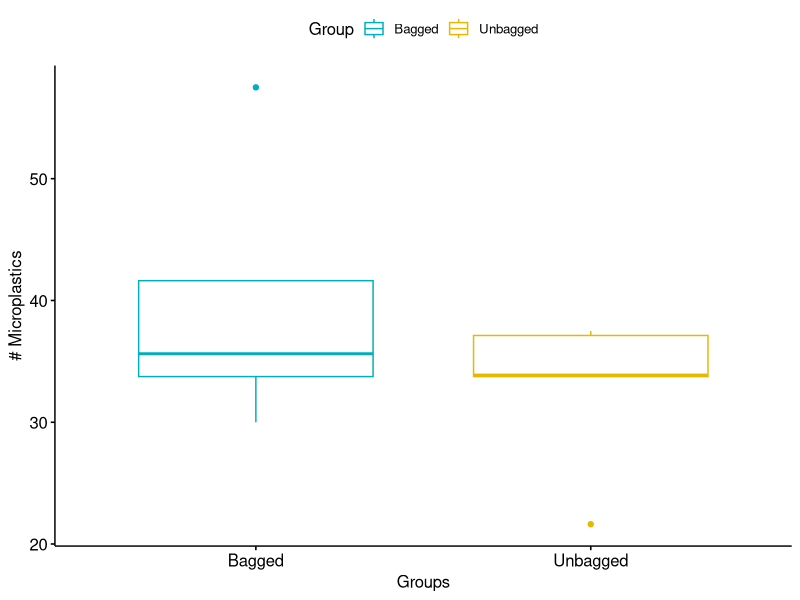
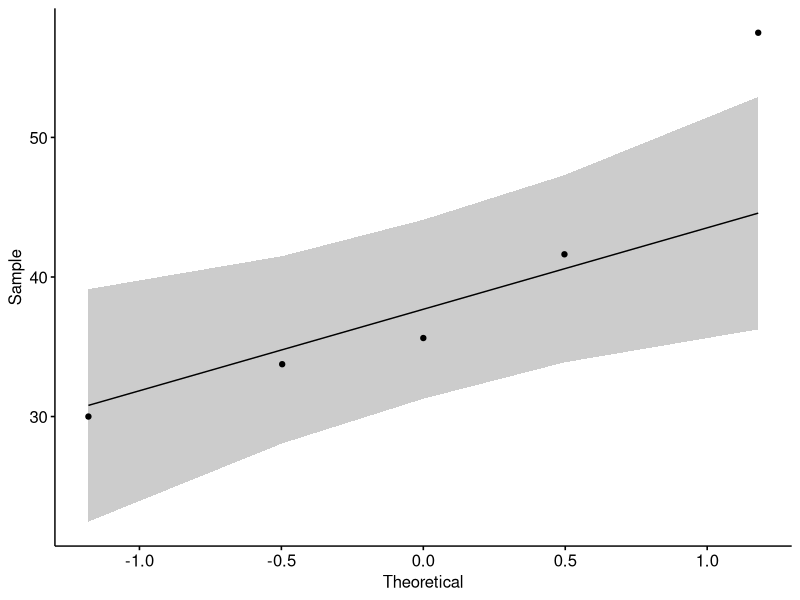
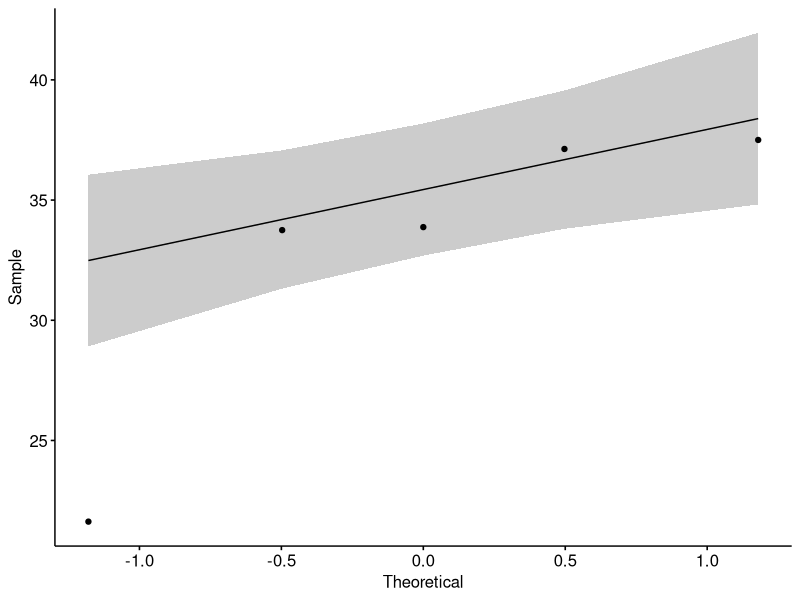

Source code (R) for these figures, in order: (Note: this script raises an error after producing the figures.)
## ---- chunk 1
knitr::opts_chunk$set(echo = TRUE)
## ---- chunk 2
knitr::opts_chunk$set(message=FALSE, warning=FALSE, fig.height=4, fig.width=5, fig.align="center")
# Data in two numeric vectors
# ++++++++++++++++++++++++++
# Microplastics in Bagged Lettuce
Bagged <-c(57.500, 41.625, 35.625, 30.000, 33.750)
# Microplastics in Unbagged Lettuce
Unbagged <-c(21.625, 37.125, 33.875, 37.5000, 33.750)
# Create a data frame
bagged_unbagged <- data.frame(Group = rep(c("Bagged", "Unbagged"), each = 5), Microplastics = c(Bagged,  Unbagged))
## ---- chunk 3
knitr::opts_chunk$set(message=FALSE, warning=FALSE, fig.height=4, fig.width=5, fig.align="center")
##Box Plot
library("ggpubr")
ggboxplot(bagged_unbagged, x="Group", y="Microplastics", color="Group", palette=c("#00AFBB", "#E7B800"), order=c("Bagged", "Unbagged"), ylab="# Microplastics", xlab="Groups")
## ---- chunk 4
knitr::opts_chunk$set(message=FALSE, warning=FALSE, fig.height=4, fig.width=5, fig.align="center")
##Q-Q Plot Bagged
library("ggpubr")
ggqqplot(Bagged)
## ---- chunk 5
##Shapiro-Wilk normality test Bagged
shapiro.test(Bagged)
## ---- chunk 6
knitr::opts_chunk$set(message=FALSE, warning=FALSE, fig.height=4, fig.width=5, fig.align="center")
##Q-Q Plot Unbagged
library("ggpubr")
ggqqplot(Unbagged)
## ---- chunk 7
##Shapiro-Wilk normality test Unbagged
shapiro.test(Unbagged)
## ---- chunk 8
knitr::opts_chunk$set(message=FALSE, warning=FALSE, fig.height=4, fig.width=5, fig.align="center")
#Paired Samples Wilcoxon Test
wilcox.test(Microplastics ~ Group, data = bagged_unbagged, paired = TRUE)
#Paired Samples T-Test
t.test(Bagged, Unbagged, var.equal = TRUE)
